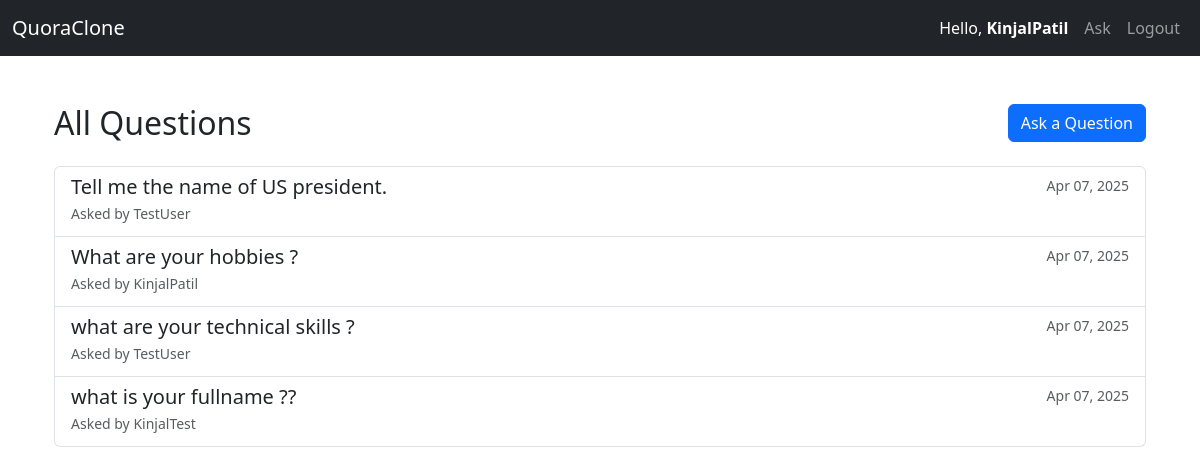
The page / (signed in) on the database its author committed.
### core/models.py (models this page shows, shortened)
class Question(models.Model):
    title = models.CharField(max_length=255)
    body = models.TextField()
    user = models.ForeignKey(User, on_delete=models.CASCADE)
    created_at = models.DateTimeField(auto_now_add=True)

### core/views.py (the view)
# urls.py: path('', HomeView.as_view(), name='home'),
class HomeView(LoginRequiredMixin, ListView):
    model = Question
    template_name = 'home.html'
    context_object_name = 'questions'
    login_url = '/accounts/login/'

### core/templates/home.html
{% extends 'base.html' %}
{% block content %}
<div class="container mt-5">
  <div class="d-flex justify-content-between align-items-center mb-4">
    <h2 class="mb-0">All Questions</h2>
    <a href="{% url 'ask_question' %}" class="btn btn-primary">Ask a Question</a>
  </div>
  {% if questions %}
    <div class="list-group">
      {% for question in questions %}
      <a href="{% url 'question_detail' question.pk %}" class="list-group-item list-group-item-action">
        <div class="d-flex w-100 justify-content-between">
          <h5 class="mb-1">{{ question.title }}</h5>
          <small class="text-muted">{{ question.created_at|date:"M d, Y" }}</small>
        </div>
        <p class="mb-1 text-muted small">Asked by {{ question.user.username }}</p>
      </a>
      {% endfor %}
    </div>
  {% else %}
    <div class="alert alert-info mt-4">No questions have been asked yet. Be the first!</div>
  {% endif %}
</div>
{% endblock %}

### core/templates/base.html (shortened to what this page needs)
<!DOCTYPE html>
<html lang="en">
<head>
    <link href="https://cdn.jsdelivr.net/npm/bootstrap@5.3.0/dist/css/bootstrap.min.css" rel="stylesheet">
</head>
<body>
<nav class="navbar navbar-expand-lg navbar-dark bg-dark mb-4">
  <div class="container-fluid">
    <a class="navbar-brand" href="/">QuoraClone</a>
    <div class="collapse navbar-collapse" id="navbarNav">
      <ul class="navbar-nav ms-auto align-items-center">
        {% if user.is_authenticated %}
        <li class="nav-item me-2">
          <span class="navbar-text text-white">
            Hello, <strong>{{ user.username }}</strong>
          </span>
        </li>
        <li class="nav-item"><a class="nav-link" href="/ask/">Ask</a></li>
        <li class="nav-item"><a class="nav-link" href="/accounts/logout/">Logout</a></li>
        {% else %}
        <li class="nav-item"><a class="nav-link" href="/accounts/login/">Login</a></li>
        <li class="nav-item"><a class="nav-link" href="/accounts/signup/">Register</a></li>
        {% endif %}
      </ul>
    </div>
  </div>
</nav>
<div class="container">
    {% block content %}{% endblock %}
</div>
</body>
</html>

### rows shown on the page
Question: title "Tell me the name of US president.", created_at "Apr 07, 2025", user.username "TestUser"
Question: title "What are your hobbies ?", created_at "Apr 07, 2025", user.username "KinjalPatil"
Question: title "what are your technical skills ?", created_at "Apr 07, 2025", user.username "TestUser"
Question: title "what is your fullname ??", created_at "Apr 07, 2025", user.username "KinjalTest"

### other values the page prints
{{ user.username }} "KinjalPatil"
